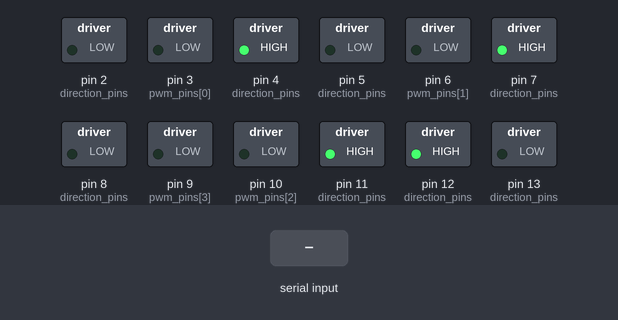
A sketch run on a simulated Arduino Uno, built with avr-gcc and run on an emulated ATmega328P. Parts: switched loads named in the sketch (green lamp = pin HIGH). The test bench sets the inputs (shaded band). What the sketch prints to the serial monitor is not drawn.

Above: at 1.2 s.
1.3 s: "1,90,45#" received over Serial
Timing chart, 0 to 4.3 s (numbered marks = the images above; inputs shaded):
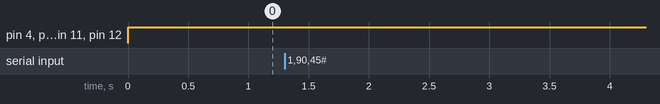

Measured:
- after the input at 1.3 s, every drawn part: stays the same

The sketch:

movement.ino
```cpp
// A kanadai Vidrák tulajdona
#define V_MAX 185.0 // max sebesség [cm/s]
#define DEADBAND 0.2 // holtsáv (tapadási súrlódás legyőzéséhez szükséges pwm)

int pwm_pins[] = {3, 6, 10, 9}; // 0-3. motor EN
int direction_pins[][4] = { // 0-3. motor IN1, IN2
  {12, 2},
  {4, 5},
  {11, 13},
  {7, 8}
};
float motor_multipliers[] = {0.6, 1.0, 1.0, 0.7};

double v = 0.0; // [cm/s]
double angle = 0.0; // [fok]
double vk = 0.0; // [cm/s]

//0: negatív 1: pozitív
bool sign(double n){
  return  0 < n;
}

void motorout(int n, double v, double angle, double vk){ // motorindex, haladási sebesség [cm/s], haladás iránya [fok], kerületi sebesség [cm/s]
  double vx = -v * -sin(angle / 180.0 * M_PI); // [cm/s]
  double vy = -v * cos(angle / 180.0 * M_PI); // [cm/s]

  double motor_pwm = ((pow(-1, n % 2 + 1) * vk / V_MAX) + (pow(-1, n/2) * vy / V_MAX) + (pow(-1, 1 ^ bool(n % 3)) * vx / V_MAX)) * motor_multipliers[n];
  if (motor_pwm > 0.0) {
  motor_pwm += DEADBAND;
  }
  else if (motor_pwm < 0.0) {
  motor_pwm -= DEADBAND;
  }
  if (motor_pwm > 1.0) {
  motor_pwm = 1.0;
  }
  else if (motor_pwm < -1.0) {
  motor_pwm = -1.0;
  }

  digitalWrite(direction_pins[n][0], !sign(motor_pwm));
  digitalWrite(direction_pins[n][1], sign(motor_pwm));
  analogWrite(pwm_pins[n], int(abs(motor_pwm) * 255.0));
}

void setup() {
  Serial.begin(9600);
  for(int i = 0;  i < 4; i++){
  pinMode(direction_pins[i][0], OUTPUT);
  pinMode(direction_pins[i][1], OUTPUT);
  pinMode(pwm_pins[i], OUTPUT);
  }
}

void loop() {
  if (Serial.available() > 0) {
  String message = Serial.readStringUntil('#');
  if (message.length() == 7) {
    Serial.println(message);
    angle = double(message.substring(0, 3).toInt());
    v = double(message.substring(3, 6).toInt());
    int button = message.substring(6, 8).toInt();
    if (button == 2) {
      vk = 15.0;
    }
    else if (button == 4) {
      vk = -15.0;
    }
    else {
      vk = 0.0;
    }
  }
  }

  for (int i = 0; i < 4; i++){
  motorout(i, v, angle, vk);
  }
}

/*
  ^
1 | 0
2 | 3
*/
```
